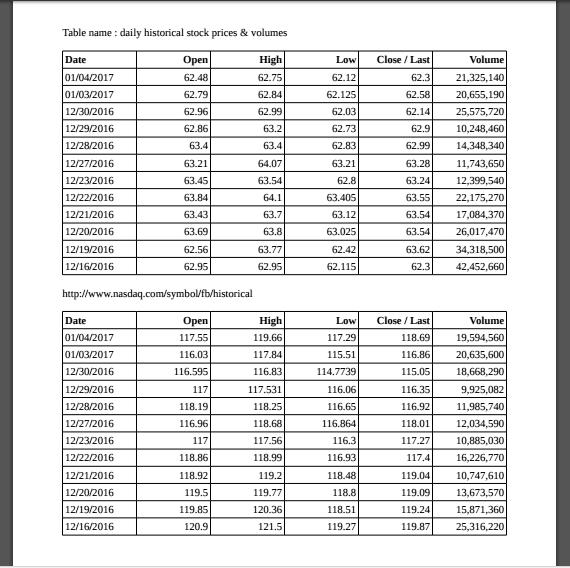
#> input picture src/0657d53f-9e51-4b15-a494-af8e2d14b18c.png, 570 x 568 px
$ python -i rect.py   (imports and definitions only)
#> lines starting #> are read from the running program, lines starting #| are printed output that depends on the picture; after the words box and inside, x2 and y2 are one past the last pixel; in counts of white or black regions, pixels touching at a corner belong together
import cv2
import numpy as np
import logging
import os
import config

class RectRepositories:
    def __init__(self, filepath):
        self.filepath = filepath

    def get_tables_and_lines(self):
        tables         = []
        lines          = []
        imgs           = []

        img, intersection, shapes  = self.get_contours_and_intersections()
        for idx, shape in enumerate(shapes):
            x,y,w,h = shape
            rect    = self.get_external_coordinates(intersection[y:y+h,x:x+w])
            if len(rect) == 0:
                lines.append({'x': x, 'y': y, 'w': w, 'h': h})
            else:
                tables.append({'x': x, 'y': y, 'w': w, 'h': h})
        return lines, tables

    def get_external_coordinates(self, intersection):
        contours = cv2.findContours(intersection, cv2.RETR_CCOMP, cv2.CHAIN_APPROX_SIMPLE)
        contours = contours[0] if len(contours) == 2 else contours[1]
        rects = []
        if len(contours) == 0:
            return rects

        contours, boundingBoxes = self.sort_contours(contours)
        for c in contours:
            x, y, w, h = cv2.boundingRect(c)
            rects.append((x, y, w, h))
        return rects

    def get_contours_and_intersections(self):
        logging.debug(self.filepath)
        if type(self.filepath) == str:
            img = cv2.imread(self.filepath, 0)
#> img is the input picture: shape (568, 570); min 0, max 255, mean 224.2
        else:
            img = self.filepath

        MAX_THRESHOLD_VALUE  = 255
        BLOCK_SIZE           = 15
        THRESHOLD_CONSTANT   = 0
        SCALE                = 15

        filtered   = cv2.adaptiveThreshold(~img, MAX_THRESHOLD_VALUE, cv2.ADAPTIVE_THRESH_MEAN_C, cv2.THRESH_BINARY, BLOCK_SIZE, THRESHOLD_CONSTANT)
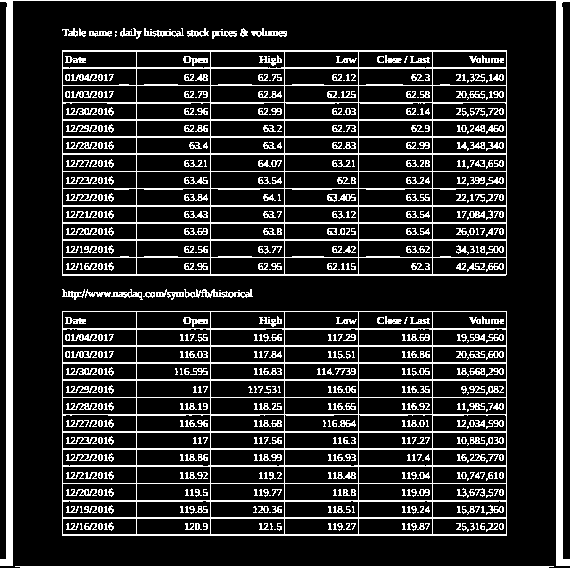
#> filtered: shape (568, 570); 17% white in thin lines or dots
        horizontal = filtered.copy()
        vertical   = filtered.copy()

        horizontal_size      = int(horizontal.shape[1] / SCALE)
#> horizontal_size = 38
        horizontal_structure = cv2.getStructuringElement(cv2.MORPH_RECT, (horizontal_size, 1))
        horizontal           = cv2.erode(horizontal, horizontal_structure)
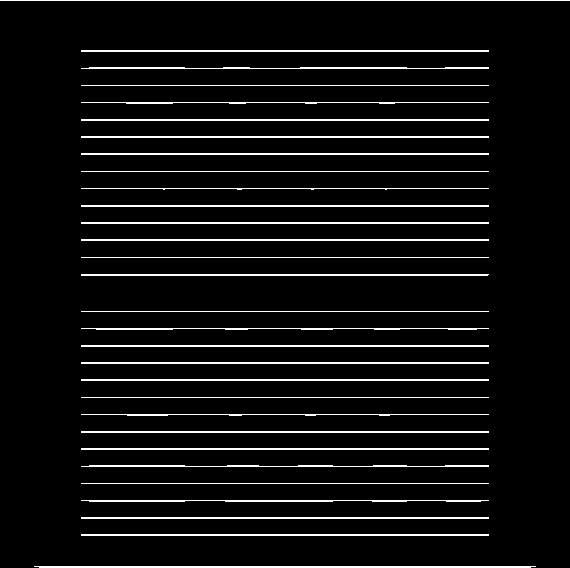
#> horizontal: shape (568, 570); 6.3% white in thin lines or dots
        horizontal           = cv2.dilate(horizontal, horizontal_structure)
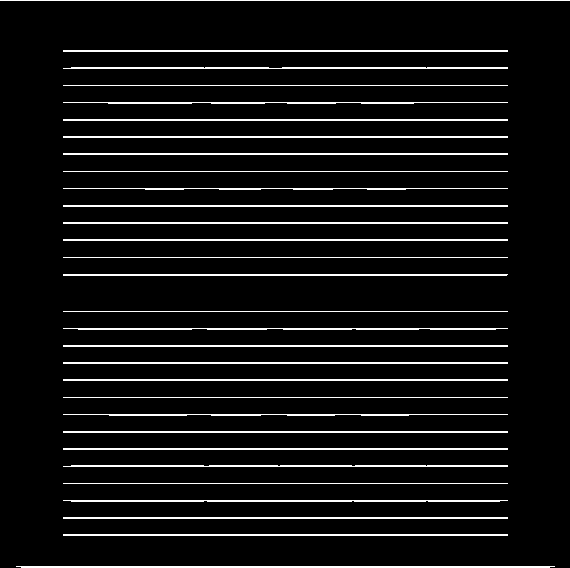
#> horizontal: shape (568, 570); 7.1% white in thin lines or dots

        vertical_size        = int(vertical.shape[0] / SCALE)
#> vertical_size = 37
        vertical_structure   = cv2.getStructuringElement(cv2.MORPH_RECT, (1, vertical_size))
#> vertical_structure = 37 values from 1 to 1
        vertical             = cv2.erode(vertical, vertical_structure)
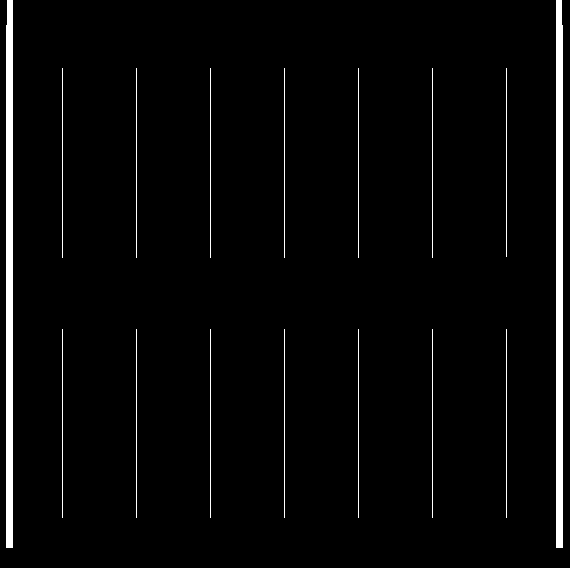
#> vertical: shape (568, 570); 3.2% white; 16 white regions, largest, box (x1, y1, x2, y2) and area: (6, 0, 13, 548) 3811, (556, 0, 563, 548) 3811, (62, 68, 63, 258) 190
        vertical             = cv2.dilate(vertical, vertical_structure)
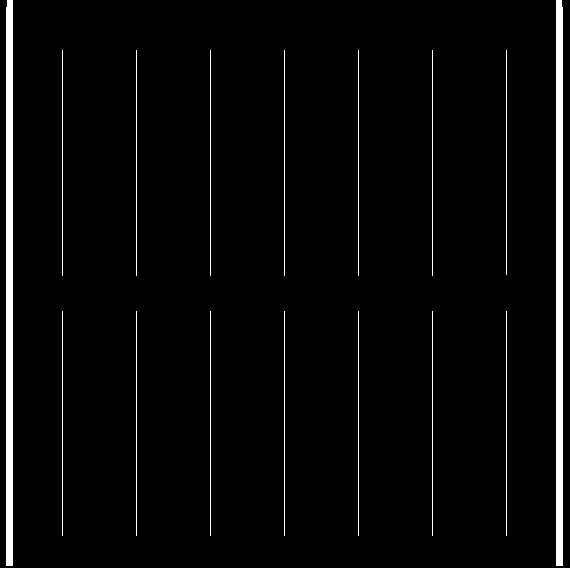
#> vertical: shape (568, 570); 3.4% white; 16 white regions

        mask          = horizontal + vertical
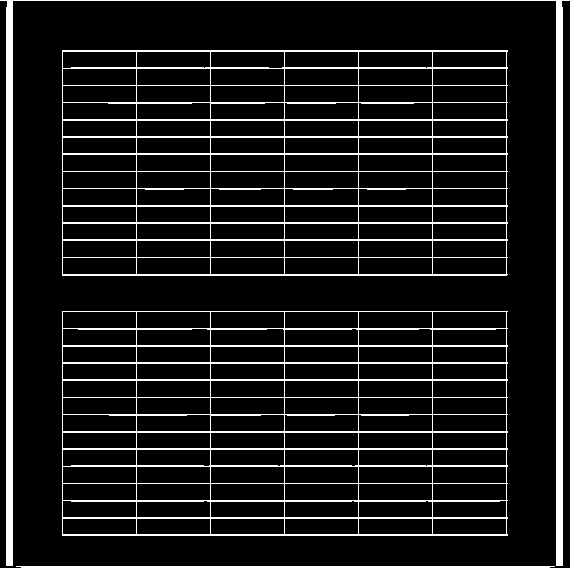
#> mask: shape (568, 570); min 0, max 255, mean 26.6
        contours      = cv2.findContours(mask, cv2.RETR_EXTERNAL, cv2.CHAIN_APPROX_SIMPLE)
#> contours = 4 contours; box (x1, y1, x2, y2) and area: (62, 50, 508, 276) 99922, (62, 311, 508, 536) 99477, (0, 0, 570, 566) 6769, (16, 566, 555, 568) 529
        contours      = contours[0] if len(contours) == 2 else contours[1]
        intersection  = cv2.bitwise_and(horizontal, vertical)
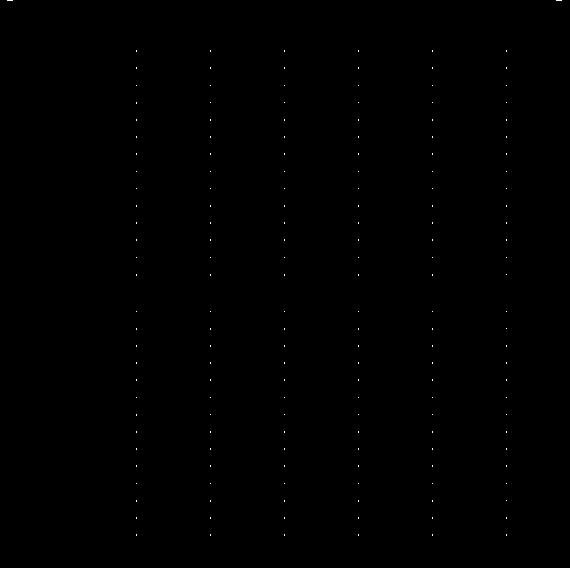
#> intersection: shape (568, 570); 0.09% white in thin lines or dots

        rects = []
        if len(contours) == 0:
            return img, intersection, rects

        contours, boundingBoxes = self.sort_contours(contours)
#> in sort_contours, `boundingBoxes = [cv2.boundingRect(c) for c in cnts]`: boundingBoxes = [(16, 566, 539, 2), (62, 311, 446, 225), (62, 50, 446, 226), (0, 0, 570, 566)]
#> in sort_contours, `(cnts, boundingBoxes) = zip(*sorted(zip(cnts, boundingBoxes),key=lambd..`: cnts has the same summary as contours in get_contours_and_intersections; boundingBoxes = ((0, 0, 570, 566), (16, 566, 539, 2), (62, 311, 446, 225), (62, 50, 446, 226))
        for c in contours:
            x, y, w, h = cv2.boundingRect(c)
            rects.append((x, y, w, h))
#> this loop made 4 passes
#> after the loop, rects = [(0, 0, 570, 566), (16, 566, 539, 2), (62, 311, 446, 225), (62, 50, 446, 226)]

        return img, intersection, rects

    def sort_contours(self, cnts, method="left-to-right"):
        reverse = False
        i = 0
        if method == "right-to-left" or method == "bottom-to-top":
            reverse = True
        if method == "top-to-bottom" or method == "bottom-to-top":
            i = 1
        boundingBoxes = [cv2.boundingRect(c) for c in cnts]
        (cnts, boundingBoxes) = zip(*sorted(zip(cnts, boundingBoxes),key=lambda b:b[1][i], reverse=reverse))
        return (cnts, boundingBoxes)

>>> result = RectRepositories('../0657d53f-9e51-4b15-a494-af8e2d14b18c.png').get_tables_and_lines()
#> in get_tables_and_lines, `img, intersection, shapes  = self.get_contours_and_intersections()`: shapes has the same summary as rects in get_contours_and_intersections
#> the loop in get_tables_and_lines, `for idx, shape in enumerate(shapes):` made 4 passes
#> (x, y, w, h, contours in get_external_coordinates) on pass 2: (16, 566, 539, 2, 0 contours)
#> after the loop in get_tables_and_lines, `for idx, shape in enumerate(shapes):`: lines = 1 item; tables = 3 items
